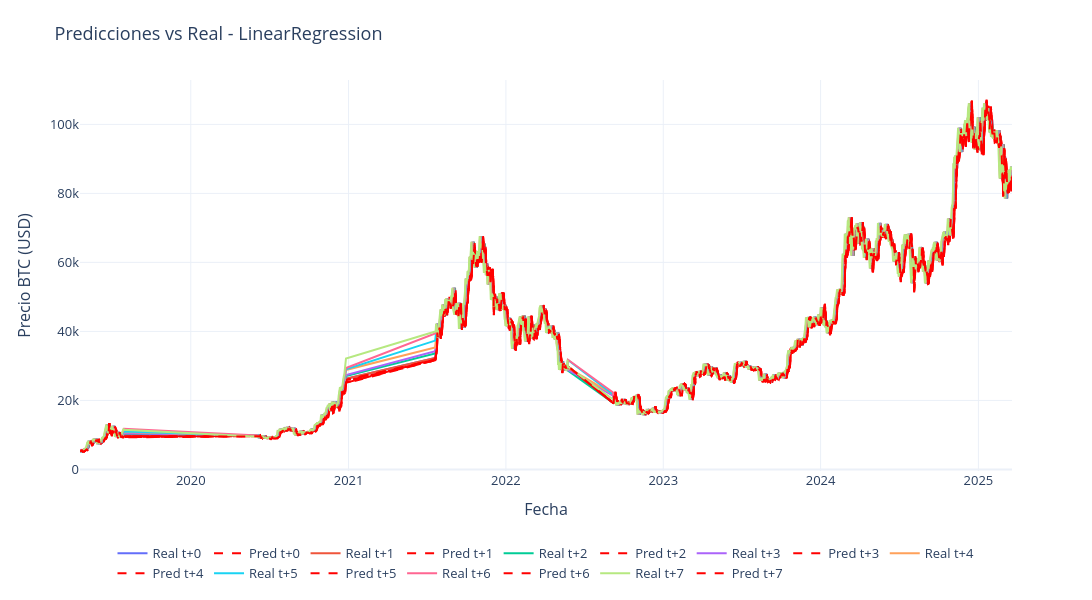
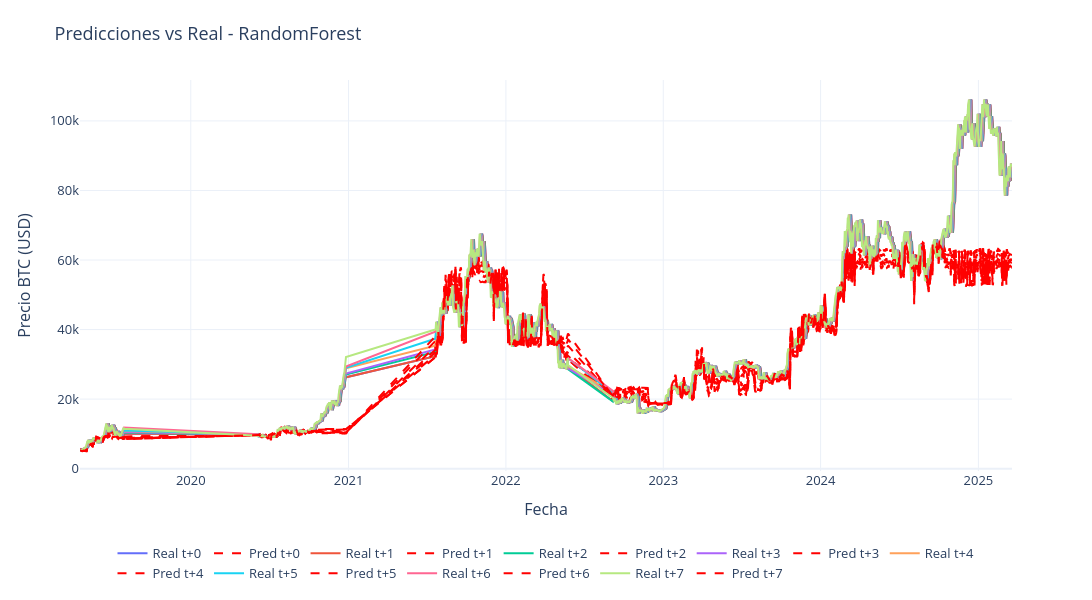
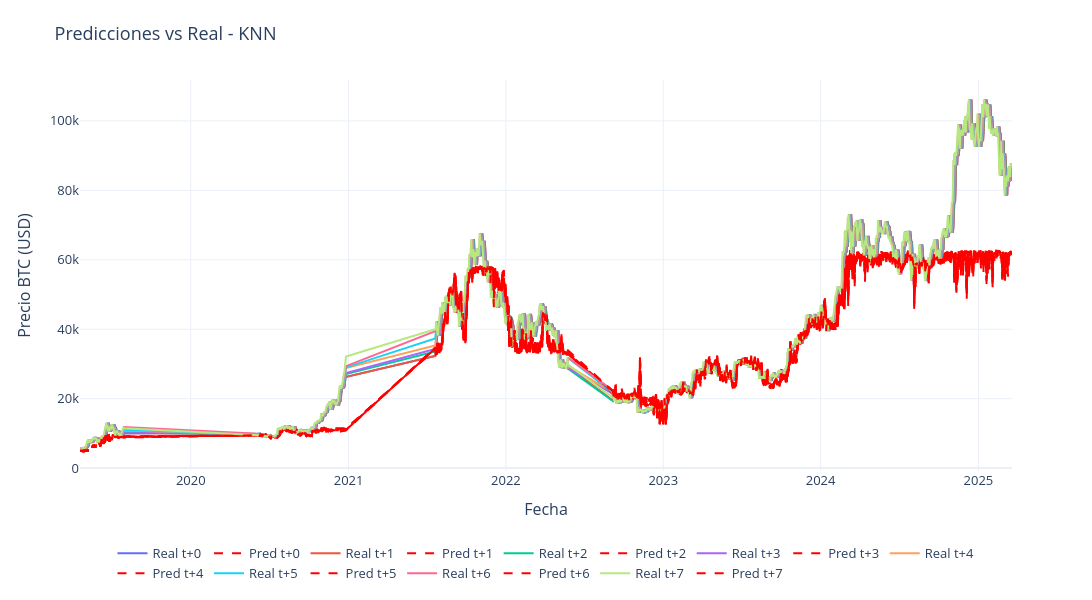

These figures' notebook cell, in order:
### Code cell
# grafico predicciones vs real (t+1 a t+7)
from plotly.colors import qualitative

for model_name, pred in all_predictions.items():
    if pred.empty:
        print(f"No hay predicciones para {model_name}, se omite el gráfico.")
        continue

    fig = go.Figure()
    days = [f't+{i}' for i in range(8)]
    color_palette = qualitative.Plotly  # paleta estándar (10 colores distintos)

    for i, day in enumerate(days, start=1):
        real_col = f'Close_{day}_real' if f'Close_{day}_real' in pred.columns else f'Close_t+{i}_real'
        pred_col = f'Close_{day}_pred' if f'Close_{day}_pred' in pred.columns else f'Close_t+{i}_pred'

        if real_col not in pred.columns or pred_col not in pred.columns:
            print(f"Columnas para {day} no encontradas en {model_name}, se omite.")
            continue

        color = color_palette[(i - 1) % len(color_palette)]

        # linea real
        fig.add_trace(go.Scatter(
            x=pred.index,
            y=pred[real_col],
            mode='lines',
            name=f'Real {day}',
            line=dict(color=color, width=2)
        ))

        # linea predicha
        fig.add_trace(go.Scatter(
            x=pred.index,
            y=pred[pred_col],
            mode='lines',
            name=f'Pred {day}',
            line=dict(color="red", width=2, dash='dash')
        ))

    fig.update_layout(
        title=f'Predicciones vs Real - {model_name}',
        xaxis_title='Fecha',
        yaxis_title='Precio BTC (USD)',
        width=1100,
        height=600,
        template='plotly_white',
        font=dict(size=13),
        legend=dict(
            orientation="h",
            yanchor="bottom",
            y=-0.3,
            xanchor="center",
            x=0.5
        ),
        margin=dict(t=80, b=80)
    )

    fig.show()
print("Fecha mínima:", pred.index.min())
print("Fecha máxima:", pred.index.max())

### Figure 1 — Plotly figure (JSON) as saved in the notebook; plotly's stock layout.template omitted (floating-point values rounded to 4 significant figures; data arrays with more than 128 entries replaced by an {"elided": "..."} marker saying what was removed)
{"data": [{"line": {"color": "#636EFA", "width": 2}, "mode": "lines", "name": "Real t+0", "type": "scatter", "x": {"elided": "1545 str values"}, "y": {"elided": "1545 float values"}}, {"line": {"color": "red", "dash": "dash", "width": 2}, "mode": "lines", "name": "Pred t+0", "type": "scatter", "x": {"elided": "1545 str values"}, "y": {"elided": "1545 float values"}}, {"line": {"color": "#EF553B", "width": 2}, "mode": "lines", "name": "Real t+1", "type": "scatter", "x": {"elided": "1545 str values"}, "y": {"elided": "1545 float values"}}, {"line": {"color": "red", "dash": "dash", "width": 2}, "mode": "lines", "name": "Pred t+1", "type": "scatter", "x": {"elided": "1545 str values"}, "y": {"elided": "1545 float values"}}, {"line": {"color": "#00CC96", "width": 2}, "mode": "lines", "name": "Real t+2", "type": "scatter", "x": {"elided": "1545 str values"}, "y": {"elided": "1545 float values"}}, {"line": {"color": "red", "dash": "dash", "width": 2}, "mode": "lines", "name": "Pred t+2", "type": "scatter", "x": {"elided": "1545 str values"}, "y": {"elided": "1545 float values"}}, {"line": {"color": "#AB63FA", "width": 2}, "mode": "lines", "name": "Real t+3", "type": "scatter", "x": {"elided": "1545 str values"}, "y": {"elided": "1545 float values"}}, {"line": {"color": "red", "dash": "dash", "width": 2}, "mode": "lines", "name": "Pred t+3", "type": "scatter", "x": {"elided": "1545 str values"}, "y": {"elided": "1545 float values"}}, {"line": {"color": "#FFA15A", "width": 2}, "mode": "lines", "name": "Real t+4", "type": "scatter", "x": {"elided": "1545 str values"}, "y": {"elided": "1545 float values"}}, {"line": {"color": "red", "dash": "dash", "width": 2}, "mode": "lines", "name": "Pred t+4", "type": "scatter", "x": {"elided": "1545 str values"}, "y": {"elided": "1545 float values"}}, {"line": {"color": "#19D3F3", "width": 2}, "mode": "lines", "name": "Real t+5", "type": "scatter", "x": {"elided": "1545 str values"}, "y": {"elided": "1545 float values"}}, {"line": {"color": "red", "dash": "dash", "width": 2}, "mode": "lines", "name": "Pred t+5", "type": "scatter", "x": {"elided": "1545 str values"}, "y": {"elided": "1545 float values"}}, {"line": {"color": "#FF6692", "width": 2}, "mode": "lines", "name": "Real t+6", "type": "scatter", "x": {"elided": "1545 str values"}, "y": {"elided": "1545 float values"}}, {"line": {"color": "red", "dash": "dash", "width": 2}, "mode": "lines", "name": "Pred t+6", "type": "scatter", "x": {"elided": "1545 str values"}, "y": {"elided": "1545 float values"}}, {"line": {"color": "#B6E880", "width": 2}, "mode": "lines", "name": "Real t+7", "type": "scatter", "x": {"elided": "1545 str values"}, "y": {"elided": "1545 float values"}}, {"line": {"color": "red", "dash": "dash", "width": 2}, "mode": "lines", "name": "Pred t+7", "type": "scatter", "x": {"elided": "1545 str values"}, "y": {"elided": "1545 float values"}}], "layout": {"font": {"size": 13}, "height": 600, "legend": {"orientation": "h", "x": 0.5, "xanchor": "center", "y": -0.3, "yanchor": "bottom"}, "margin": {"b": 80, "t": 80}, "title": {"text": "Predicciones vs Real - LinearRegression"}, "width": 1100, "xaxis": {"title": {"text": "Fecha"}}, "yaxis": {"title": {"text": "Precio BTC (USD)"}}}}

### Figure 2 — Plotly figure (JSON) as saved in the notebook; plotly's stock layout.template omitted (floating-point values rounded to 4 significant figures; data arrays with more than 128 entries replaced by an {"elided": "..."} marker saying what was removed)
{"data": [{"line": {"color": "#636EFA", "width": 2}, "mode": "lines", "name": "Real t+0", "type": "scatter", "x": {"elided": "1545 str values"}, "y": {"elided": "1545 float values"}}, {"line": {"color": "red", "dash": "dash", "width": 2}, "mode": "lines", "name": "Pred t+0", "type": "scatter", "x": {"elided": "1545 str values"}, "y": {"elided": "1545 float values"}}, {"line": {"color": "#EF553B", "width": 2}, "mode": "lines", "name": "Real t+1", "type": "scatter", "x": {"elided": "1545 str values"}, "y": {"elided": "1545 float values"}}, {"line": {"color": "red", "dash": "dash", "width": 2}, "mode": "lines", "name": "Pred t+1", "type": "scatter", "x": {"elided": "1545 str values"}, "y": {"elided": "1545 float values"}}, {"line": {"color": "#00CC96", "width": 2}, "mode": "lines", "name": "Real t+2", "type": "scatter", "x": {"elided": "1545 str values"}, "y": {"elided": "1545 float values"}}, {"line": {"color": "red", "dash": "dash", "width": 2}, "mode": "lines", "name": "Pred t+2", "type": "scatter", "x": {"elided": "1545 str values"}, "y": {"elided": "1545 float values"}}, {"line": {"color": "#AB63FA", "width": 2}, "mode": "lines", "name": "Real t+3", "type": "scatter", "x": {"elided": "1545 str values"}, "y": {"elided": "1545 float values"}}, {"line": {"color": "red", "dash": "dash", "width": 2}, "mode": "lines", "name": "Pred t+3", "type": "scatter", "x": {"elided": "1545 str values"}, "y": {"elided": "1545 float values"}}, {"line": {"color": "#FFA15A", "width": 2}, "mode": "lines", "name": "Real t+4", "type": "scatter", "x": {"elided": "1545 str values"}, "y": {"elided": "1545 float values"}}, {"line": {"color": "red", "dash": "dash", "width": 2}, "mode": "lines", "name": "Pred t+4", "type": "scatter", "x": {"elided": "1545 str values"}, "y": {"elided": "1545 float values"}}, {"line": {"color": "#19D3F3", "width": 2}, "mode": "lines", "name": "Real t+5", "type": "scatter", "x": {"elided": "1545 str values"}, "y": {"elided": "1545 float values"}}, {"line": {"color": "red", "dash": "dash", "width": 2}, "mode": "lines", "name": "Pred t+5", "type": "scatter", "x": {"elided": "1545 str values"}, "y": {"elided": "1545 float values"}}, {"line": {"color": "#FF6692", "width": 2}, "mode": "lines", "name": "Real t+6", "type": "scatter", "x": {"elided": "1545 str values"}, "y": {"elided": "1545 float values"}}, {"line": {"color": "red", "dash": "dash", "width": 2}, "mode": "lines", "name": "Pred t+6", "type": "scatter", "x": {"elided": "1545 str values"}, "y": {"elided": "1545 float values"}}, {"line": {"color": "#B6E880", "width": 2}, "mode": "lines", "name": "Real t+7", "type": "scatter", "x": {"elided": "1545 str values"}, "y": {"elided": "1545 float values"}}, {"line": {"color": "red", "dash": "dash", "width": 2}, "mode": "lines", "name": "Pred t+7", "type": "scatter", "x": {"elided": "1545 str values"}, "y": {"elided": "1545 float values"}}], "layout": {"font": {"size": 13}, "height": 600, "legend": {"orientation": "h", "x": 0.5, "xanchor": "center", "y": -0.3, "yanchor": "bottom"}, "margin": {"b": 80, "t": 80}, "title": {"text": "Predicciones vs Real - RandomForest"}, "width": 1100, "xaxis": {"title": {"text": "Fecha"}}, "yaxis": {"title": {"text": "Precio BTC (USD)"}}}}

### Figure 3 — Plotly figure (JSON) as saved in the notebook; plotly's stock layout.template omitted (floating-point values rounded to 4 significant figures; data arrays with more than 128 entries replaced by an {"elided": "..."} marker saying what was removed)
{"data": [{"line": {"color": "#636EFA", "width": 2}, "mode": "lines", "name": "Real t+0", "type": "scatter", "x": {"elided": "1545 str values"}, "y": {"elided": "1545 float values"}}, {"line": {"color": "red", "dash": "dash", "width": 2}, "mode": "lines", "name": "Pred t+0", "type": "scatter", "x": {"elided": "1545 str values"}, "y": {"elided": "1545 float values"}}, {"line": {"color": "#EF553B", "width": 2}, "mode": "lines", "name": "Real t+1", "type": "scatter", "x": {"elided": "1545 str values"}, "y": {"elided": "1545 float values"}}, {"line": {"color": "red", "dash": "dash", "width": 2}, "mode": "lines", "name": "Pred t+1", "type": "scatter", "x": {"elided": "1545 str values"}, "y": {"elided": "1545 float values"}}, {"line": {"color": "#00CC96", "width": 2}, "mode": "lines", "name": "Real t+2", "type": "scatter", "x": {"elided": "1545 str values"}, "y": {"elided": "1545 float values"}}, {"line": {"color": "red", "dash": "dash", "width": 2}, "mode": "lines", "name": "Pred t+2", "type": "scatter", "x": {"elided": "1545 str values"}, "y": {"elided": "1545 float values"}}, {"line": {"color": "#AB63FA", "width": 2}, "mode": "lines", "name": "Real t+3", "type": "scatter", "x": {"elided": "1545 str values"}, "y": {"elided": "1545 float values"}}, {"line": {"color": "red", "dash": "dash", "width": 2}, "mode": "lines", "name": "Pred t+3", "type": "scatter", "x": {"elided": "1545 str values"}, "y": {"elided": "1545 float values"}}, {"line": {"color": "#FFA15A", "width": 2}, "mode": "lines", "name": "Real t+4", "type": "scatter", "x": {"elided": "1545 str values"}, "y": {"elided": "1545 float values"}}, {"line": {"color": "red", "dash": "dash", "width": 2}, "mode": "lines", "name": "Pred t+4", "type": "scatter", "x": {"elided": "1545 str values"}, "y": {"elided": "1545 float values"}}, {"line": {"color": "#19D3F3", "width": 2}, "mode": "lines", "name": "Real t+5", "type": "scatter", "x": {"elided": "1545 str values"}, "y": {"elided": "1545 float values"}}, {"line": {"color": "red", "dash": "dash", "width": 2}, "mode": "lines", "name": "Pred t+5", "type": "scatter", "x": {"elided": "1545 str values"}, "y": {"elided": "1545 float values"}}, {"line": {"color": "#FF6692", "width": 2}, "mode": "lines", "name": "Real t+6", "type": "scatter", "x": {"elided": "1545 str values"}, "y": {"elided": "1545 float values"}}, {"line": {"color": "red", "dash": "dash", "width": 2}, "mode": "lines", "name": "Pred t+6", "type": "scatter", "x": {"elided": "1545 str values"}, "y": {"elided": "1545 float values"}}, {"line": {"color": "#B6E880", "width": 2}, "mode": "lines", "name": "Real t+7", "type": "scatter", "x": {"elided": "1545 str values"}, "y": {"elided": "1545 float values"}}, {"line": {"color": "red", "dash": "dash", "width": 2}, "mode": "lines", "name": "Pred t+7", "type": "scatter", "x": {"elided": "1545 str values"}, "y": {"elided": "1545 float values"}}], "layout": {"font": {"size": 13}, "height": 600, "legend": {"orientation": "h", "x": 0.5, "xanchor": "center", "y": -0.3, "yanchor": "bottom"}, "margin": {"b": 80, "t": 80}, "title": {"text": "Predicciones vs Real - KNN"}, "width": 1100, "xaxis": {"title": {"text": "Fecha"}}, "yaxis": {"title": {"text": "Precio BTC (USD)"}}}}
